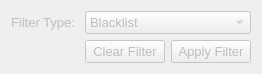
<?xml version="1.0" encoding="UTF-8"?>
<ui version="4.0">
 <class>filterSubjectsDialog</class>
 <widget class="QDialog" name="filterSubjectsDialog">
  <property name="enabled">
   <bool>false</bool>
  </property>
  <property name="geometry">
   <rect>
    <x>0</x>
    <y>0</y>
    <width>187</width>
    <height>55</height>
   </rect>
  </property>
  <property name="font">
   <font>
    <family>Arial</family>
    <pointsize>10</pointsize>
   </font>
  </property>
  <property name="windowTitle">
   <string>Filter Subjects</string>
  </property>
  <property name="windowIcon">
   <iconset resource="../../res/resources.qrc">
    <normaloff>:/planner.png</normaloff>:/planner.png</iconset>
  </property>
  <layout class="QFormLayout" name="dialogFormLayout">
   <item row="1" column="1">
    <layout class="QHBoxLayout" name="horizontalLayout">
     <item>
      <widget class="QPushButton" name="clearFilterBtn">
       <property name="enabled">
        <bool>false</bool>
       </property>
       <property name="text">
        <string>Clear Filter</string>
       </property>
      </widget>
     </item>
     <item>
      <widget class="QPushButton" name="applyFilterBtn">
       <property name="text">
        <string>Apply Filter</string>
       </property>
      </widget>
     </item>
    </layout>
   </item>
   <item row="1" column="0">
    <spacer name="horizontalSpacer">
     <property name="orientation">
      <enum>Qt::Horizontal</enum>
     </property>
     <property name="sizeHint" stdset="0">
      <size>
       <width>40</width>
       <height>20</height>
      </size>
     </property>
    </spacer>
   </item>
   <item row="0" column="0">
    <widget class="QLabel" name="filterTypeLbl">
     <property name="text">
      <string>Filter Type: </string>
     </property>
    </widget>
   </item>
   <item row="0" column="1">
    <widget class="QComboBox" name="filterTypeComboBox">
     <item>
      <property name="text">
       <string>Blacklist</string>
      </property>
     </item>
     <item>
      <property name="text">
       <string>Whitelist</string>
      </property>
     </item>
    </widget>
   </item>
  </layout>
 </widget>
 <resources>
  <include location="../../res/resources.qrc"/>
 </resources>
 <connections/>
</ui>
